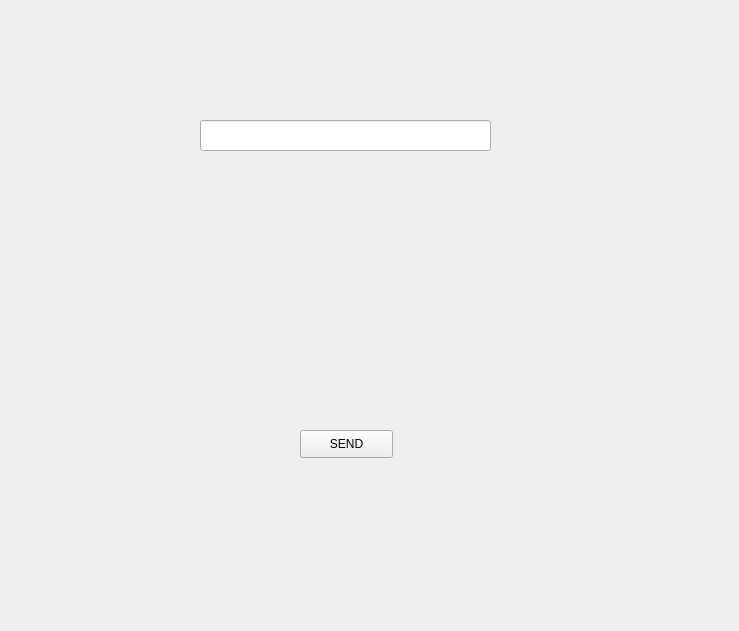
<?xml version="1.0" encoding="UTF-8"?>
<ui version="4.0">
 <class>LogaritmClass</class>
 <widget class="QWidget" name="LogaritmClass">
  <property name="geometry">
   <rect>
    <x>0</x>
    <y>0</y>
    <width>739</width>
    <height>631</height>
   </rect>
  </property>
  <property name="windowTitle">
   <string>LogaritmClass</string>
  </property>
  <widget class="QPushButton" name="button">
   <property name="geometry">
    <rect>
     <x>300</x>
     <y>430</y>
     <width>93</width>
     <height>28</height>
    </rect>
   </property>
   <property name="text">
    <string>SEND</string>
   </property>
  </widget>
  <widget class="QLineEdit" name="send_mess">
   <property name="geometry">
    <rect>
     <x>200</x>
     <y>120</y>
     <width>291</width>
     <height>31</height>
    </rect>
   </property>
  </widget>
  <widget class="QLabel" name="receive_mess">
   <property name="geometry">
    <rect>
     <x>190</x>
     <y>200</y>
     <width>311</width>
     <height>191</height>
    </rect>
   </property>
   <property name="text">
    <string/>
   </property>
  </widget>
 </widget>
 <layoutdefault spacing="6" margin="11"/>
 <resources/>
 <connections/>
</ui>
